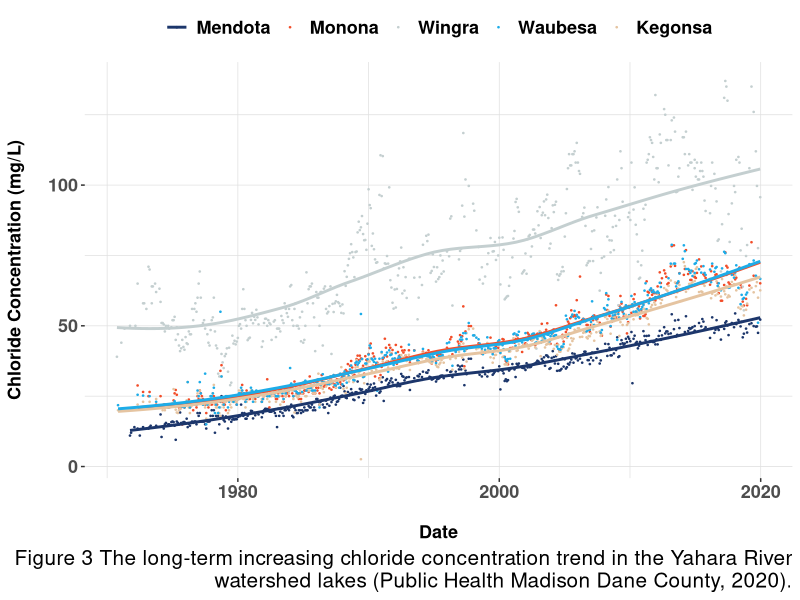
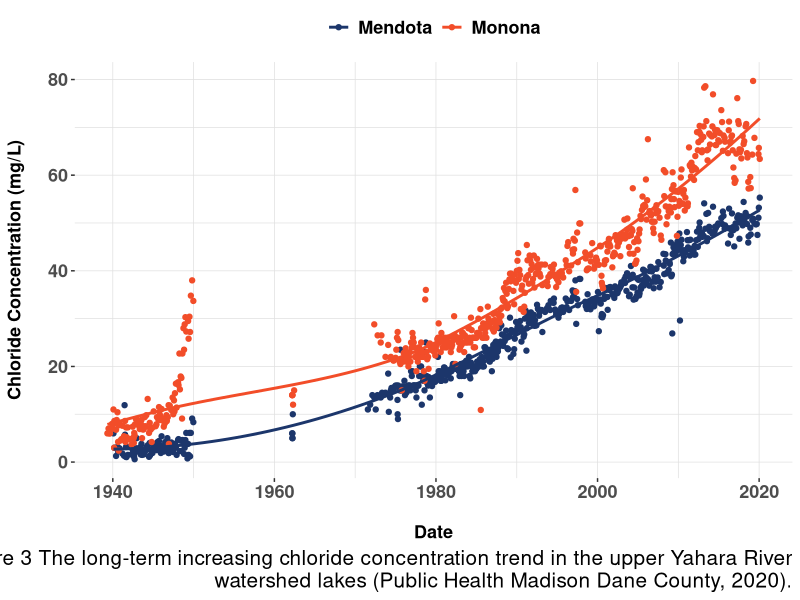
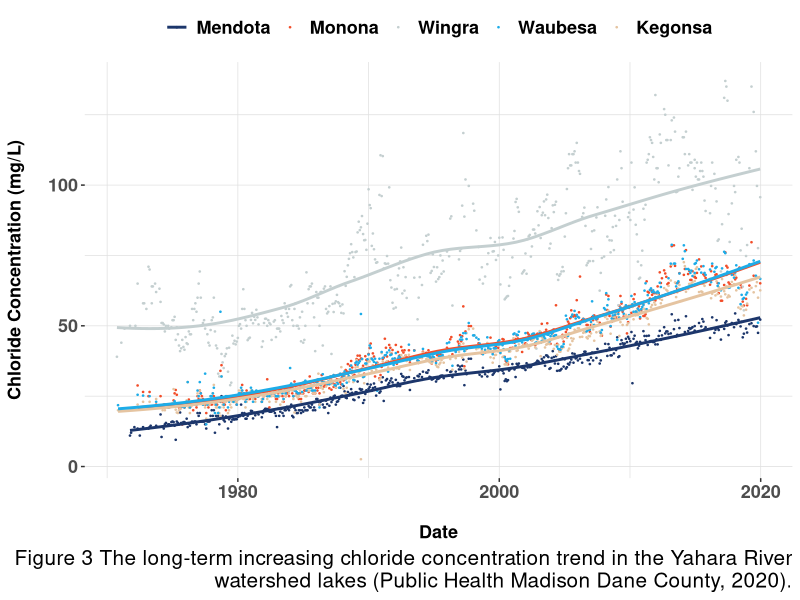
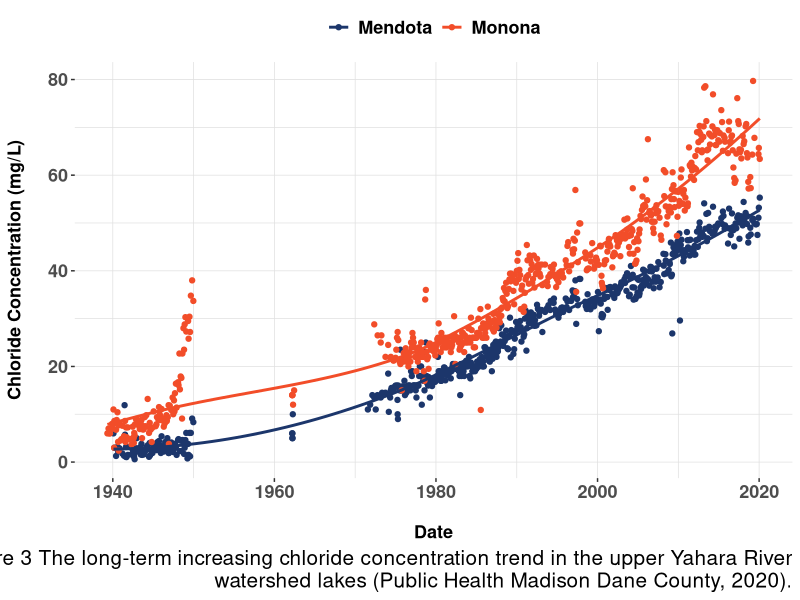

The R source for these figures, in order:
library(tidyverse)
library(readxl)
library(lubridate)

#function to read in data for chloride
hist <- function(X) {
  lab <- read_xlsx("Data/PHMDC.xlsx", sheet = X) %>%
    mutate(chloride_mgL = as.numeric(chloride_mgL))
  
}

HistME <- hist("Mendota") %>%
  mutate(lakeid = "ME")
HistMO <- hist("Monona")  %>%
  mutate(lakeid = "MO")
HistMarsh <- hist("1918 Marsh")
HistDC <- hist("Dorn Creek")
HistPB <- hist("Pheasant Branch Creek")
Hist6MC <- hist("Six Mile Creek")
HistUB <- hist("U Bay Creek")
HistWI <- hist("Wingra")
HistYR <- hist("Yahara River")
















#historical data of Yahara Chain Lakes 
watershed <- read_xlsx("Data/YaharaHist.xlsx") %>%
  mutate(KA = as.numeric(KA))
  
ggplot(watershed) +
  geom_point(aes(Date, ME, color = "#1C366B"), size = .25) +
  geom_point(aes(Date, MO, color = "#F24D29"), size = .25) +
  geom_point(aes(Date, WI, color = "#C4CFD0"), size = .25) +
  geom_point(aes(Date, KA, color = "#E5C4A1"), size = .25) +
  geom_point(aes(Date, WA, color = "#1DACE8"), size = .25) +
  geom_smooth(aes(Date, ME, color = "#1C366B"), size = 1, se = FALSE) +
  geom_smooth(aes(Date, MO), color = "#F24D29", size = 1, se = FALSE) +
  geom_smooth(aes(Date, WI), color = "#C4CFD0", size = 1, se = FALSE) +
  geom_smooth(aes(Date, KA), color = "#E5C4A1", size = 1, se = FALSE) +
  geom_smooth(aes(Date, WA), color = "#1DACE8", size = 1, se = FALSE) +
  labs(y = "Chloride Concentration (mg/L)\n",
       x = "\nDate",
       caption = paste(strwrap("Figure 3 The long-term increasing chloride concentration trend in the Yahara River watershed lakes (Public Health Madison Dane County, 2020)."), collapse = "\n")) +
  theme(legend.title = element_blank(),
        legend.position = "top",
        axis.text = element_text(size =13, face = "bold"),
        axis.title = element_text(size = 13, face = "bold"),
        panel.background = element_rect(fill = "white", colour = "white",
                                        size = 2, linetype = "solid"),
        panel.grid.major = element_line(size = 0.25, linetype = 'solid',
                                        colour = "gray88"), 
        panel.grid.minor = element_line(size = 0.25, linetype = 'solid',
                                        colour = "gray88"),
        legend.text = element_text(size =13, face = "bold"),
        plot.caption = element_text(size = 15),
        plot.caption.position = "plot") +
  scale_color_identity(guide = "legend",
                       breaks = c("#1C366B", "#F24D29", "#C4CFD0", "#1DACE8", "#E5C4A1"),
                       labels = c("Mendota", "Monona", "Wingra", "Waubesa", "Kegonsa"))
ggsave("historicalyahara.png", height = 10, width = 11)
  



#figure of Mendota/Monona
data = rbind(HistME, HistMO)

ggplot(data, aes(date, chloride_mgL)) +
  geom_point(aes(color = lakeid)) +
  geom_smooth(aes(group = lakeid, color = lakeid), se = FALSE) +
  labs(y = "Chloride Concentration (mg/L)\n",
       x = "\nDate",
       caption = paste(strwrap("Figure 3 The long-term increasing chloride concentration trend in the upper Yahara River watershed lakes (Public Health Madison Dane County, 2020)."), collapse = "\n")) +
  theme(legend.title = element_blank(),
        legend.position = "top",
        axis.text = element_text(size =13, face = "bold"),
        axis.title = element_text(size = 13, face = "bold"),
        panel.background = element_rect(fill = "white", colour = "white",
                                        size = 2, linetype = "solid"),
        panel.grid.major = element_line(size = 0.25, linetype = 'solid',
                                        colour = "gray88"), 
        panel.grid.minor = element_line(size = 0.25, linetype = 'solid',
                                        colour = "gray88"),
        legend.text = element_text(size =13, face = "bold"),
        plot.caption = element_text(size = 15),
        plot.caption.position = "plot") +
  scale_color_manual(labels = c("Mendota", "Monona"),
                     values = c("#1C366B", "#F24D29"))
ggsave("longterm.png", height =10, width = 11)
